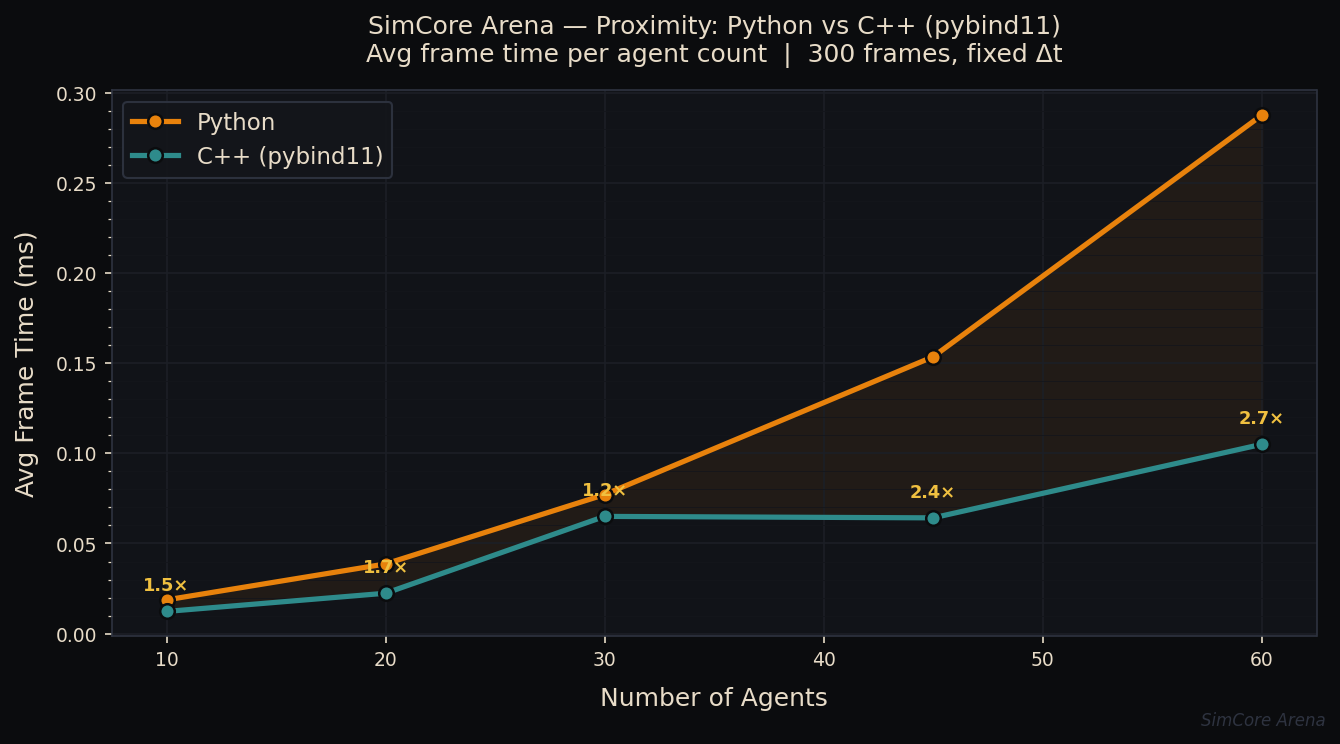

Source code (Python):
"""
benchmark.py — Headless performance benchmark for SimCore Arena
======================================================================

Runs the simulation loop (without Panda3D rendering) for a fixed number
of frames across multiple agent counts, comparing Python vs C++ proximity
back-ends.

Usage
-----
    python benchmark.py                    # default settings
    python benchmark.py --frames 300
    python benchmark.py --agents 10 30 60 --frames 300
    python benchmark.py --output results/bench.png

Output
------
  • Console table with per-configuration results
  • benchmark.png — line chart comparing Python vs C++ frame times
"""

import argparse
import math
import random
import time
import sys
import os

import matplotlib
matplotlib.use("Agg")          # headless — no display required
import matplotlib.pyplot as plt
import matplotlib.ticker as ticker
import numpy as np

# ── Minimal agent/proximity implementation (no Panda3D needed) ────────────────
# We replicate only what the benchmark exercises so that the benchmark runs
# cleanly even without a display server.

AVOID_RADIUS   = 4.0
SEEK_RADIUS    = 12.0
MAX_SPEED      = 5.0
IDLE_SPEED     = 2.0
WANDER_CHANGE  = 0.02
ARENA_HALF     = 24.0
PROXIMITY_RADIUS = 6.0


class _Vec3:
    __slots__ = ("x", "y", "z")
    def __init__(self, x=0., y=0., z=0.):
        self.x, self.y, self.z = x, y, z


class _Agent:
    """Lightweight agent replica — no Panda3D dependency."""

    def __init__(self, agent_id, x, y):
        self.agent_id = agent_id
        self.pos  = _Vec3(x, y, 0.)
        self.vel  = _Vec3(random.uniform(-1,1), random.uniform(-1,1), 0.)
        self._normalise(IDLE_SPEED)
        self._wangle = random.uniform(0, 6.2832)
        self.state = "IDLE"
        self.target = _Vec3(0., 0., 0.)

    def update(self, dt, neighbors):
        self._decide(neighbors)
        if self.state == "SEEK":
            self._seek(dt)
        elif self.state == "AVOID":
            self._avoid(dt, neighbors)
        else:
            self._idle(dt)
        self._clamp()

    def _decide(self, neighbors):
        for nb in neighbors:
            if self._dist(nb.pos) < AVOID_RADIUS:
                self.state = "AVOID"
                return
        tx = self.target.x - self.pos.x
        ty = self.target.y - self.pos.y
        if math.sqrt(tx*tx + ty*ty) < SEEK_RADIUS:
            self.state = "SEEK"
            return
        self.state = "IDLE"

    def _seek(self, dt):
        dx = self.target.x - self.pos.x
        dy = self.target.y - self.pos.y
        ln = math.hypot(dx, dy)
        if ln < 0.01: return
        self.pos.x += dx/ln * MAX_SPEED * dt
        self.pos.y += dy/ln * MAX_SPEED * dt

    def _avoid(self, dt, neighbors):
        rx = ry = 0.
        for nb in neighbors:
            d = self._dist(nb.pos)
            if 0.01 < d < AVOID_RADIUS:
                w = (AVOID_RADIUS - d) / AVOID_RADIUS
                rx += (self.pos.x - nb.pos.x) / d * w
                ry += (self.pos.y - nb.pos.y) / d * w
        ln = math.hypot(rx, ry)
        if ln > 0.01:
            self.pos.x += rx/ln * MAX_SPEED * dt
            self.pos.y += ry/ln * MAX_SPEED * dt

    def _idle(self, dt):
        if random.random() < WANDER_CHANGE:
            self._wangle += random.uniform(-0.8, 0.8)
        self.pos.x += math.cos(self._wangle) * IDLE_SPEED * dt
        self.pos.y += math.sin(self._wangle) * IDLE_SPEED * dt

    def _clamp(self):
        if self.pos.x >  ARENA_HALF: self.pos.x =  ARENA_HALF
        if self.pos.x < -ARENA_HALF: self.pos.x = -ARENA_HALF
        if self.pos.y >  ARENA_HALF: self.pos.y =  ARENA_HALF
        if self.pos.y < -ARENA_HALF: self.pos.y = -ARENA_HALF

    def _dist(self, other):
        dx = self.pos.x - other.x
        dy = self.pos.y - other.y
        return math.sqrt(dx*dx + dy*dy)

    def _normalise(self, spd):
        ln = math.hypot(self.vel.x, self.vel.y)
        if ln > 0.01:
            self.vel.x = self.vel.x / ln * spd
            self.vel.y = self.vel.y / ln * spd


def _proximity_python(agents, radius):
    """Pure-Python O(n²) neighbour scan."""
    neighbors = {a.agent_id: [] for a in agents}
    n = len(agents)
    for i in range(n):
        ai = agents[i]
        for j in range(i+1, n):
            aj = agents[j]
            dx = ai.pos.x - aj.pos.x
            dy = ai.pos.y - aj.pos.y
            if dx*dx + dy*dy < radius*radius:
                neighbors[ai.agent_id].append(aj)
                neighbors[aj.agent_id].append(ai)
    return neighbors


def _proximity_cpp(agents, radius, mod):
    """C++ accelerated neighbour scan."""
    ids = [a.agent_id for a in agents]
    xs  = [a.pos.x for a in agents]
    ys  = [a.pos.y for a in agents]
    pairs = mod.find_neighbors(xs, ys, radius)
    id_map = {a.agent_id: a for a in agents}
    neighbors = {aid: [] for aid in ids}
    for i, j in pairs:
        neighbors[ids[i]].append(id_map[ids[j]])
        neighbors[ids[j]].append(id_map[ids[i]])
    return neighbors


# ── Benchmark runner ──────────────────────────────────────────────────────────

def run_benchmark(
    agent_counts: list[int],
    num_frames: int,
    use_cpp: bool,
    cpp_mod=None,
) -> dict[int, dict]:
    """
    Run the headless simulation for each agent count.

    Returns
    -------
    dict[num_agents -> {"total_s": float, "avg_ms": float, "fps": float}]
    """
    results = {}
    mode_label = "C++" if use_cpp else "Python"

    for n in agent_counts:
        random.seed(42)           # reproducible spawn positions
        agents = [
            _Agent(i,
                   random.uniform(-ARENA_HALF*0.8, ARENA_HALF*0.8),
                   random.uniform(-ARENA_HALF*0.8, ARENA_HALF*0.8))
            for i in range(n)
        ]

        dt = 1.0 / 60.0           # fixed time step for reproducibility
        frame_times = []

        for _ in range(num_frames):
            t0 = time.perf_counter()

            if use_cpp and cpp_mod:
                nb_map = _proximity_cpp(agents, PROXIMITY_RADIUS, cpp_mod)
            else:
                nb_map = _proximity_python(agents, PROXIMITY_RADIUS)

            for agent in agents:
                agent.update(dt, nb_map[agent.agent_id])

            frame_times.append(time.perf_counter() - t0)

        total_s  = sum(frame_times)
        avg_ms   = total_s / num_frames * 1000
        fps_val  = num_frames / total_s

        results[n] = {
            "total_s": total_s,
            "avg_ms":  avg_ms,
            "fps":     fps_val,
        }
        print(f"  [{mode_label:6s}] {n:3d} agents | "
              f"total={total_s:6.3f}s | avg={avg_ms:6.3f} ms | fps={fps_val:7.1f}")

    return results


# ── SimCore Arena palette (benchmark chart) ───────────────────────────────────
_C = {
    "bg_fig":    "#0b0c0e",   # near-black canvas
    "bg_ax":     "#111318",   # plot area
    "grid_maj":  "#1c1f26",
    "grid_min":  "#14161b",
    "border":    "#2e3340",
    "text":      "#e8dcc8",   # warm off-white
    "py_line":   "#e8820c",   # amber-orange  (Python)
    "cpp_line":  "#2e8b8b",   # slate teal    (C++)
    "annot":     "#f0c040",   # gold          (speedup labels)
    "legend_bg": "#14161b",
}

# ── Chart generation ──────────────────────────────────────────────────────────

def generate_chart(
    agent_counts: list[int],
    py_results: dict,
    cpp_results: dict | None,
    output_path: str,
) -> None:
    fig, ax = plt.subplots(figsize=(9, 5))
    fig.patch.set_facecolor(_C["bg_fig"])
    ax.set_facecolor(_C["bg_ax"])

    kw = dict(marker="o", linewidth=2.5, markersize=7,
               markeredgewidth=1.2, markeredgecolor="#0b0c0e")

    py_ms = [py_results[n]["avg_ms"] for n in agent_counts]
    ax.plot(agent_counts, py_ms, label="Python", color=_C["py_line"], **kw)

    if cpp_results:
        cpp_ms = [cpp_results[n]["avg_ms"] for n in agent_counts]
        ax.plot(agent_counts, cpp_ms, label="C++ (pybind11)", color=_C["cpp_line"], **kw)

        # Shaded region between curves
        ax.fill_between(agent_counts, py_ms, cpp_ms,
                         alpha=0.08, color=_C["py_line"])

        # Speedup annotations above each C++ data point
        for n, py_t, cpp_t in zip(agent_counts, py_ms, cpp_ms):
            speedup = py_t / cpp_t if cpp_t > 0 else 0
            ax.annotate(
                f"{speedup:.1f}×",
                xy=(n, cpp_t),
                xytext=(0, 10),
                textcoords="offset points",
                color=_C["annot"],
                fontsize=8.5,
                fontweight="bold",
                ha="center",
            )

    ax.set_xlabel("Number of Agents", color=_C["text"], fontsize=12, labelpad=8)
    ax.set_ylabel("Avg Frame Time (ms)", color=_C["text"], fontsize=12, labelpad=8)
    ax.set_title(
        "SimCore Arena — Proximity: Python vs C++ (pybind11)\nAvg frame time per agent count  |  300 frames, fixed Δt",
        color=_C["text"], fontsize=12, pad=14,
    )

    ax.tick_params(colors=_C["text"], which="both", labelsize=9)
    for spine in ax.spines.values():
        spine.set_color(_C["border"])

    ax.yaxis.set_minor_locator(ticker.AutoMinorLocator())
    ax.grid(True, which="major", color=_C["grid_maj"], linewidth=0.8)
    ax.grid(True, which="minor", color=_C["grid_min"], linewidth=0.4)

    legend = ax.legend(
        facecolor=_C["legend_bg"],
        edgecolor=_C["border"],
        labelcolor=_C["text"],
        fontsize=11,
        framealpha=0.95,
    )

    # Watermark
    fig.text(0.99, 0.01, "SimCore Arena", color=_C["border"],
             fontsize=8, ha="right", va="bottom", style="italic")

    plt.tight_layout()
    plt.savefig(output_path, dpi=150, bbox_inches="tight",
                facecolor=fig.get_facecolor())
    plt.close()
    print(f"\n[Chart] Saved → {output_path}")


# ── Console table ─────────────────────────────────────────────────────────────

def print_table(agent_counts, py_results, cpp_results):
    header = f"{'Agents':>8} | {'Py avg(ms)':>12} | {'Py FPS':>10}"
    if cpp_results:
        header += f" | {'C++ avg(ms)':>12} | {'C++ FPS':>10} | {'Speedup':>8}"
    sep = "─" * len(header)
    print(f"\n{sep}")
    print(header)
    print(sep)
    for n in agent_counts:
        py  = py_results[n]
        row = f"{n:>8} | {py['avg_ms']:>12.3f} | {py['fps']:>10.1f}"
        if cpp_results:
            cpp = cpp_results[n]
            spd = py["avg_ms"] / cpp["avg_ms"] if cpp["avg_ms"] > 0 else 0
            row += f" | {cpp['avg_ms']:>12.3f} | {cpp['fps']:>10.1f} | {spd:>7.2f}×"
        print(row)
    print(sep)


# ── CLI ───────────────────────────────────────────────────────────────────────

def parse_args():
    p = argparse.ArgumentParser(description="SimCore Arena benchmark")
    p.add_argument("--agents",  nargs="+", type=int, default=[10, 20, 30, 45, 60],
                   help="Agent counts to test (default: 10 20 30 45 60)")
    p.add_argument("--frames",  type=int, default=300,
                   help="Frames per configuration (default: 300)")
    p.add_argument("--output",  default="benchmark.png",
                   help="Output chart path (default: benchmark.png)")
    p.add_argument("--no-cpp",  action="store_true",
                   help="Skip C++ benchmark even if module is available")
    return p.parse_args()


def main():
    args = parse_args()

    # Try to load C++ module
    cpp_mod = None
    if not args.no_cpp:
        try:
            import proximity_cpp
            cpp_mod = proximity_cpp
            print("[Benchmark] C++ module loaded.")
        except ImportError:
            print("[Benchmark] C++ module not found — running Python only.")

    print(f"\n{'='*60}")
    print(f"  SimCore Arena — Performance Benchmark")
    print(f"  Agents: {args.agents}  |  Frames: {args.frames}")
    print(f"{'='*60}\n")

    print("── Python proximity ──────────────────────────────────────────")
    py_results = run_benchmark(args.agents, args.frames, use_cpp=False)

    cpp_results = None
    if cpp_mod:
        print("\n── C++ proximity ─────────────────────────────────────────────")
        cpp_results = run_benchmark(args.agents, args.frames,
                                    use_cpp=True, cpp_mod=cpp_mod)

    print_table(args.agents, py_results, cpp_results)

    output = os.path.abspath(args.output)
    generate_chart(args.agents, py_results, cpp_results, output)
    print(f"\n[Done] Results chart → {output}")


if __name__ == "__main__":
    main()
